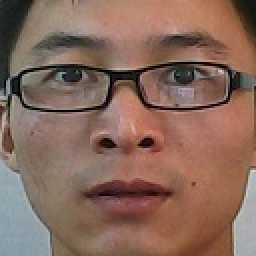
#> input picture watermark/input.jpg, 128 x 128 px (shown 2 times larger)
$ python watermark.py input.jpg input.jpg out.png
#> lines starting #> are read from the running program, lines starting #| are printed output that depends on the picture
from PIL import Image, ImageDraw, ImageFont

def add_watermark(image_path, text, output_path):
    """
    在图像上添加文字水印并保存。

    参数：
    image_path (str): 输入图像的路径。
    text (str): 水印文字。
    output_path (str): 保存水印图像的路径。
    """
#> called with image_path = 'input.jpg', text = 'input.jpg', output_path = 'out.png'
    # 打开输入图像
    image = Image.open(image_path).convert('RGB')
#> image is the input picture: PIL image 128x128 RGB; mean R, G, B 135.8, 105.4, 91.9

    # 创建水印图层
    watermark = Image.new('RGBA', image.size)
#> watermark: PIL image 128x128 RGBA; every value is 0
    draw = ImageDraw.Draw(watermark, 'RGBA')

    # 加载字体
    font = ImageFont.load_default()

    # 计算文本尺寸
    text_bbox = draw.textbbox((0, 0), text, font=font)
#> text_bbox = (0, 2, 43, 12)
    textwidth = text_bbox[2] - text_bbox[0]
#> textwidth = 43
    textheight = text_bbox[3] - text_bbox[1]
#> textheight = 10
    width, height = image.size
#> width = 128; height = 128
    x = width - textwidth - 10
#> x = 75
    y = height - textheight - 10
#> y = 108

    # 绘制水印
    draw.text((x, y), text, font=font, fill=(255, 255, 255, 128))

    # 叠加水印
    watermarked = Image.alpha_composite(image.convert('RGBA'), watermark)

    # 保存结果
    watermarked.convert('RGB').save(output_path)
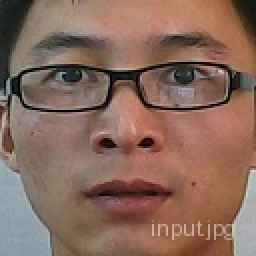
#> saved as out.png: PIL image 128x128 RGB (shown 2 times larger); mean R, G, B 136.1, 106, 92.5
    print(f"Watermark added to {output_path}")
    return output_path

if __name__ == "__main__":
    import sys
    if len(sys.argv) != 4:
        print("Usage: python watermark.py <input_image> <watermark_text> <output_image>")
    else:
        input_path = sys.argv[1]
        text = sys.argv[2]
        output_path = sys.argv[3]
        add_watermark(input_path, text, output_path)
